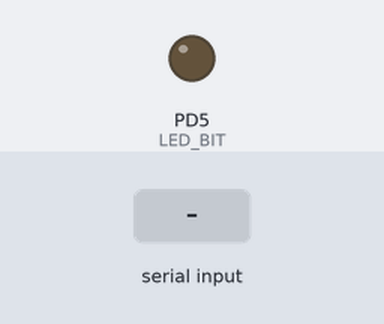
Recording of a program running on a simulated ATtiny2313, built with avr-gcc and emulated at 8 MHz. Parts: output pins drawn as LEDs (lit = HIGH). Dashed ring = blinking. Inputs (shaded band) come from the test bench. What the program prints to the serial monitor is not drawn.

Above: at 0.8 s.
At 1.6 s:
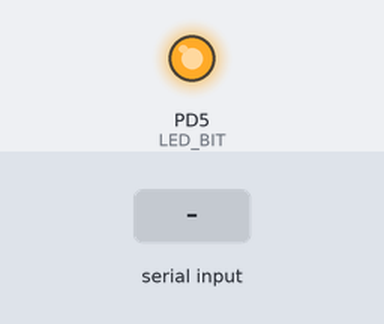
1.7 s: "1" received over Serial
At 3.3 s:
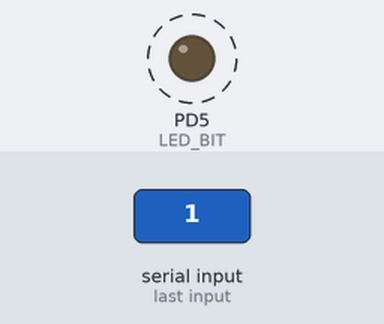
Timing chart, 0 to 10.7 s (numbered marks = the images above; inputs shaded):
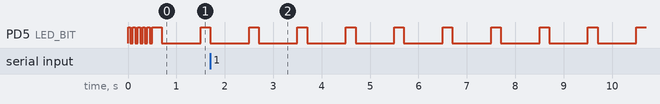

The program:

main.c
```c
/* -----------------------------------------------------------------------
 * Title:    Header 2313 test
 * Author:   Alexander Weber alex@tinkerlog.com
 * Date:     21.12.2008
 * Hardware: ATtiny2313V
 * Software: AVRMacPack
 */

#include <inttypes.h>
#include <avr/io.h>
#include <avr/interrupt.h>
#include <util/delay.h>
#include "uart.h"

#define LED_BIT PD5

int main(void) {

  uint8_t i = 0;
  uint16_t c = 0;

  DDRD |= (1 << LED_BIT);

  for (i = 0; i < 5; i++) {
    PORTD |= (1 << LED_BIT);
    _delay_ms(50);
    PORTD &= ~(1 << LED_BIT);
    _delay_ms(50);
  }

  init_uart();

  sei();

  while (1) {

    c = uart_getc();
    if (c == UART_NO_DATA) {
      uart_putc('A');
    }
    else {
      uart_putc(c);
    }

    PORTD |= (1 << LED_BIT);
    _delay_ms(200);
    PORTD &= ~(1 << LED_BIT);
    _delay_ms(800);
  }

  return 0;

}
```

uart.c
```c
/* -----------------------------------------------------------------------
 * uart.c
 * baudrate 9600
 * adapted to ATtiny2313
 */

#include <inttypes.h>
#include <stdio.h>
#include <avr/interrupt.h>
#include <avr/io.h>
#include <avr/pgmspace.h>
#include <util/delay.h>
#include "uart.h"

#ifndef TRUE
#define TRUE 1
#define FALSE 0
#endif

//#define BAUD 19200
#define BAUD 9600
// 4.096MHz
//  4800: 52.3333333
//  9600: 25.6666667
// 14400: 16.7777778
// 19600: 12.06
// 28800: 7.8889
// 38400: 5.6667

#define MYUBBR ((F_CPU / (BAUD * 16L)) - 1)
#define BUFFER_SIZE 16

volatile static uint8_t rx_buffer[BUFFER_SIZE] = "xxxxxxxxxxxxxxxx";
volatile static uint8_t tx_buffer[BUFFER_SIZE] = "xxxxxxxxxxxxxxxx";
volatile static uint8_t rx_head = 0;
volatile static uint8_t rx_tail = 0;
volatile static uint8_t tx_head = 0;
volatile static uint8_t tx_tail = 0;
volatile static uint8_t sent = TRUE;


/*
 * init_uart
 */
void init_uart(void) {
  // set baud rate
  UBRRH = (uint8_t)(MYUBBR >> 8);
  UBRRL = (uint8_t)(MYUBBR);
  // enable receive and transmit
  UCSRB = (1 << RXEN) | (1 << TXEN) | (1 << RXCIE);
  // set frame format
  UCSRC = (1 << USBS) | (3 << UCSZ0);	// asynchron 8n1
}


/*
 * send_uart
 * Sends a single char to UART without ISR
 */
void send_uart(uint8_t c) {
  // wait for empty data register
  while (!(UCSRA & (1<<UDRE)));
  // set data into data register
  UDR = c;
}


/*
 * receive_uart
 * Receives a single char without ISR
 */
uint8_t receive_uart() {
  while ( !(UCSRA & (1<<RXC)) )
    ;
  return UDR;
}


/*
 * uart_getc
 * Gets a single char from the receive buffer.
 * return	uint16_r	the received char or UART_NO_DATA
 */
uint16_t uart_getc(void) {
  uint8_t c = 0;
  uint8_t tmp_tail = 0;
  if (rx_head == rx_tail) {
    return UART_NO_DATA;
  }
  tmp_tail = (rx_tail + 1) % BUFFER_SIZE;
  c = rx_buffer[rx_tail];
  rx_tail = tmp_tail;
  return c;
}


/*
 * uart_getc_f
 * getc in stdio style.
 */
int uart_getc_f(FILE *stream) {
  uint16_t c;
  while ((c = uart_getc()) == UART_NO_DATA) {}
  return c;
}


/*
 * uart_getc_wait
 * Blocking call to getc. Will not return until a char is received.
 */
uint8_t uart_getc_wait(void) {
  uint16_t c;
  while ((c = uart_getc()) == UART_NO_DATA) {}
  return c;
}


/*
 * uart_putc
 * Puts a single char. Will block until there is enough space in the
 * send buffer.
 */
void uart_putc(uint8_t c) {
  uint8_t tmp_head = (tx_head + 1) % BUFFER_SIZE;
  // wait for space in buffer
  while (tmp_head == tx_tail) {
    ;
  }
  tx_buffer[tx_head] = c;
  tx_head = tmp_head;
  // enable uart data interrupt (send data)
  UCSRB |= (1<<UDRIE);
}


/*
 * uart_putc_f
 * Puts a single char. Used by printf functions.
 */
int uart_putc_f(char c, FILE *stream) {
  uart_putc(c);
  return 0;
}


/*
 * uart_puts
 * Sends a string.
 */
void uart_puts(const char *s) {
  while (*s) {
    uart_putc(*s);
    s++;
  }
}


/*
 * uart_puts_P
 * Sends a PROGMEM string.
 */
void uart_puts_P(const char *s) {
  while (pgm_read_byte(s) != 0x00) {
    uart_putc(pgm_read_byte(s++));
  }
}


/*
 * ISR User Data Regiser Empty
 * Send a char out of buffer via UART. If sending is complete, the
 * interrupt gets disabled.
 */
ISR(USART_UDRE_vect) {
  uint8_t tmp_tail = 0;
  if (tx_head != tx_tail) {
    tmp_tail = (tx_tail + 1) % BUFFER_SIZE;
    UDR = tx_buffer[tx_tail];
    tx_tail = tmp_tail;
  }
  else {
    // disable this interrupt if nothing more to send
    UCSRB &= ~(1 << UDRIE);
  }
}


/*
 * ISR RX complete
 * Receives a char from UART and stores it in ring buffer.
 */
ISR(USART_RX_vect) {
  uint8_t tmp_head = 0;
  tmp_head = (rx_head + 1) % BUFFER_SIZE;
  if (tmp_head == rx_tail) {
    // buffer overflow error!
  }
  else {
    rx_buffer[rx_head] = UDR;
    rx_head = tmp_head;
  }
}
```

uart.h
```c
#ifndef UART_H_
#define UART_H_

#include <stdio.h>

#define UART_NO_DATA 0x0100

// Initialize UART to 9600 baud with 8N1.
void init_uart(void);

// Send and receive functions, that run without ISRs
uint8_t receive_uart();
void send_uart(uint8_t c);

// Receive a single char or UART_NO_DATA, if nothing received
uint16_t uart_getc(void);
// Blocking call to receive a char
uint8_t uart_getc_wait(void);
int uart_getc_f(FILE *stream);

// Send a single char
void uart_putc(uint8_t c);
int uart_putc_f(char c, FILE *stream);

// Send a string
void uart_puts(const char *s);
// Send a PROGMEM string
void uart_puts_P(const char *s);

#endif /*UART_H_*/
```

Measured:
- by itself, PD5 (LED_BIT): alternates HIGH for 0.20 s and LOW for 0.80 s
